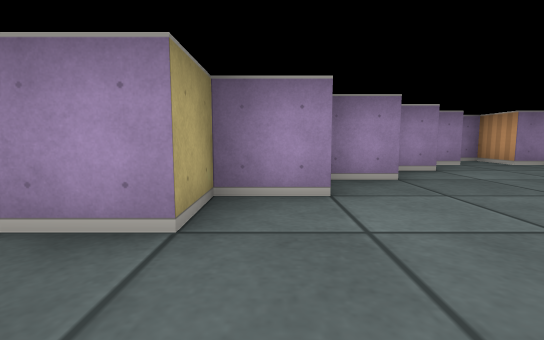
view 1 (above)

24 first-person views from a walk through a cub3D level. The camera is about half as high as the walls, tilts 6° down and sees 85° across. The floor is counted in squares. Each view is taken from the middle of a square. On the plan, view 1 faces up. The plan holds only what a view shows up to about 9 squares ahead; the rest is blank.

view 2
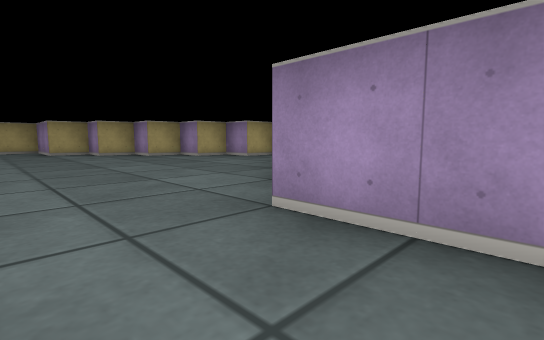

view 3
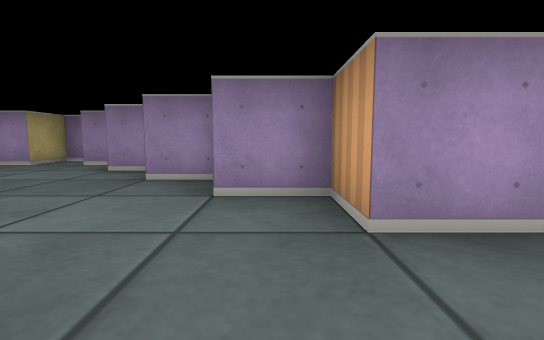

view 4
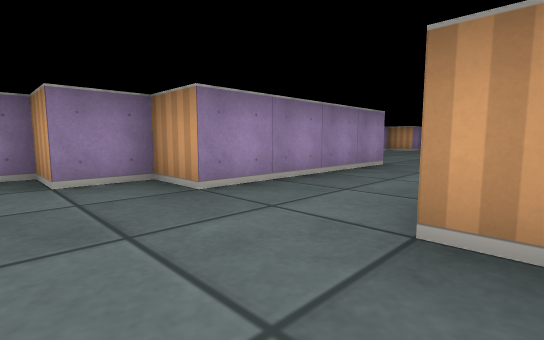

view 5
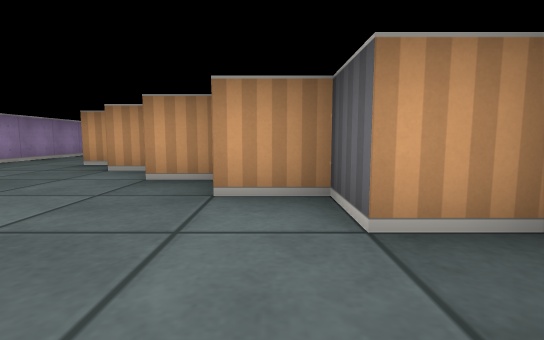

view 6
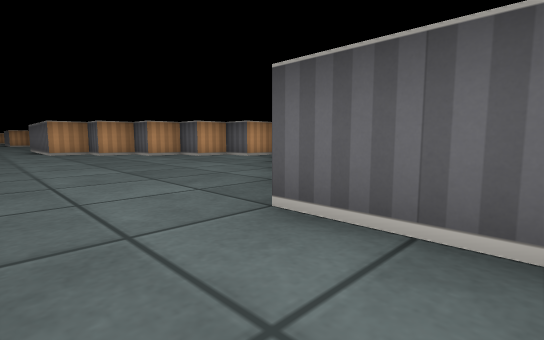

view 7
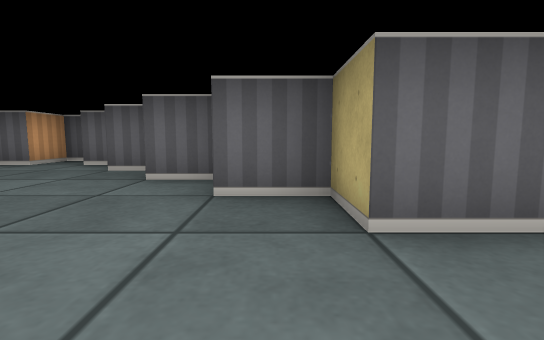

view 8
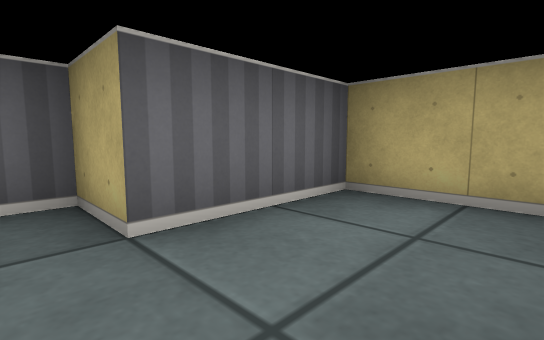

view 9
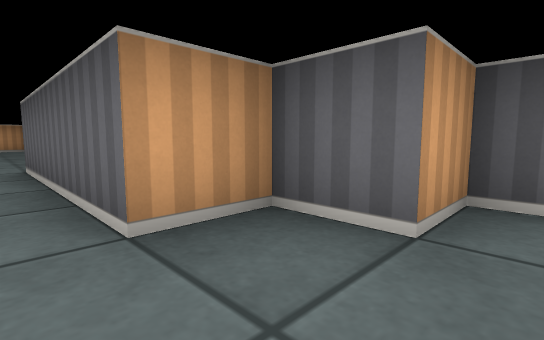

view 10
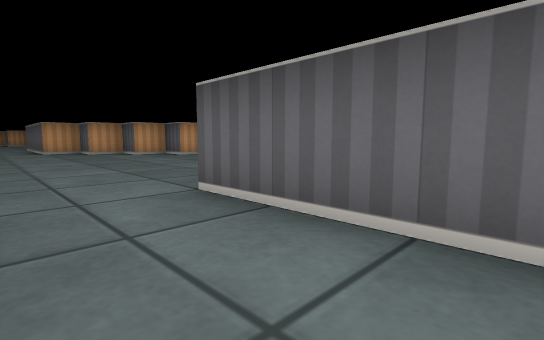

view 11
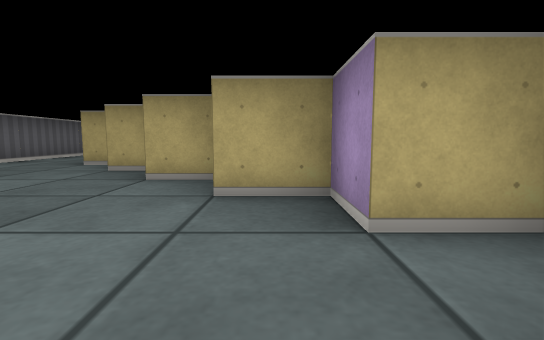

view 12
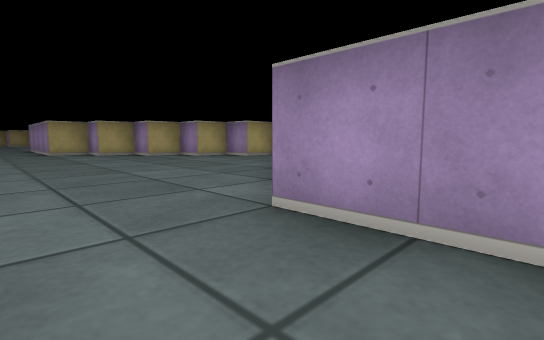

view 13
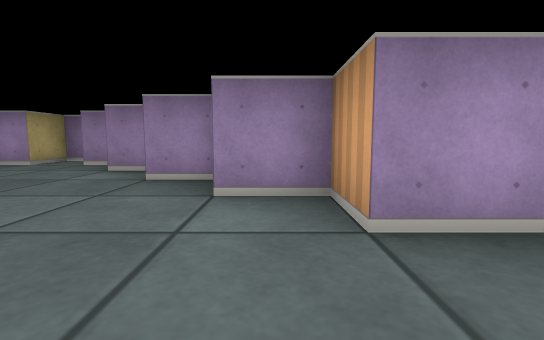

view 14
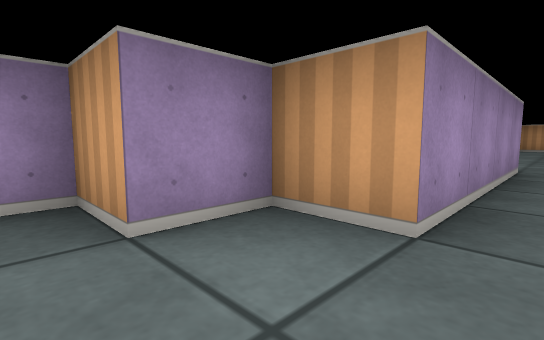

view 15
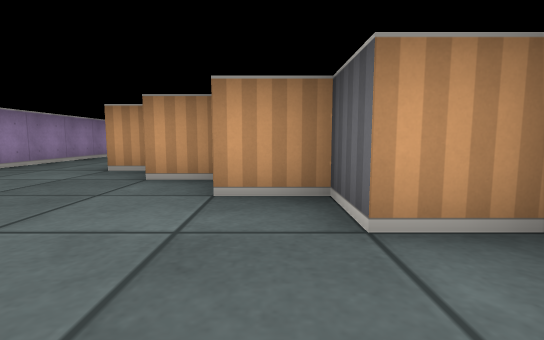

view 16
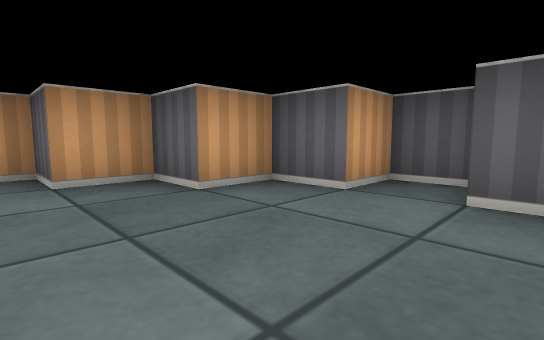

view 17
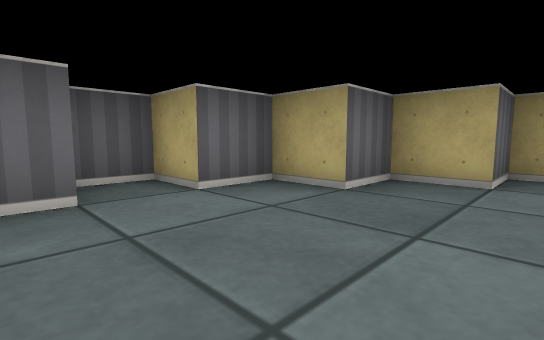

view 18
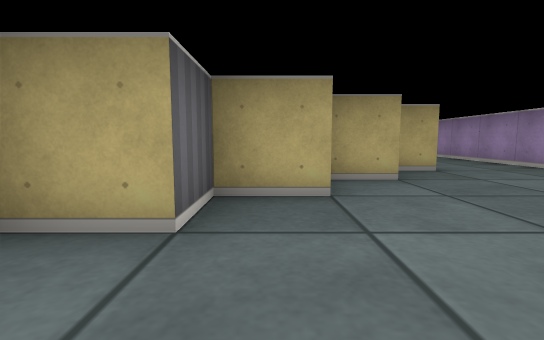

view 19
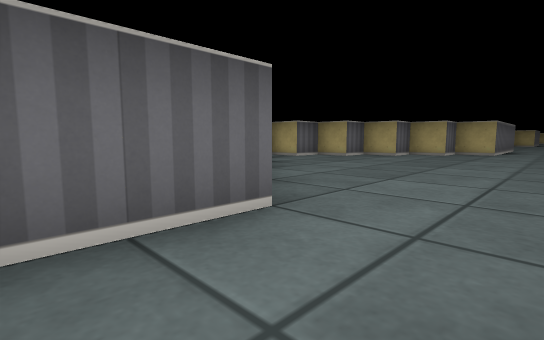

view 20
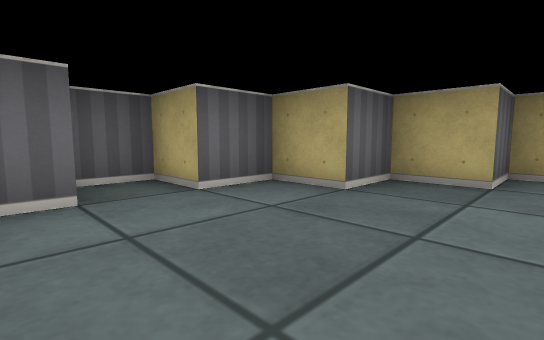

view 21
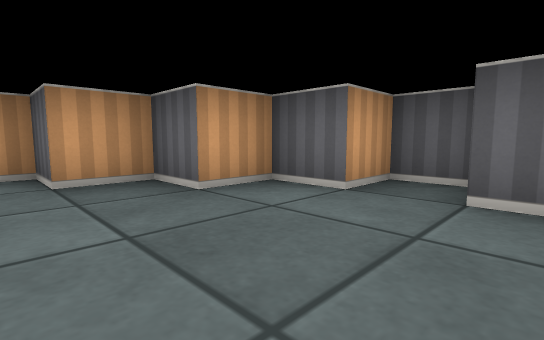

view 22
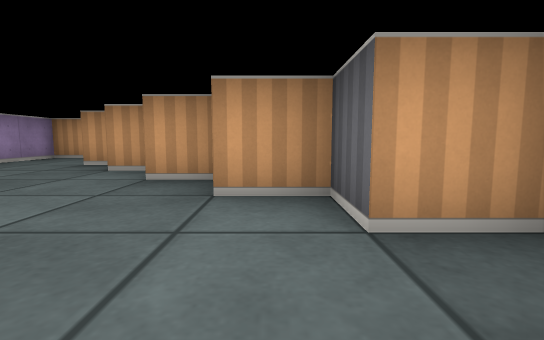

view 23
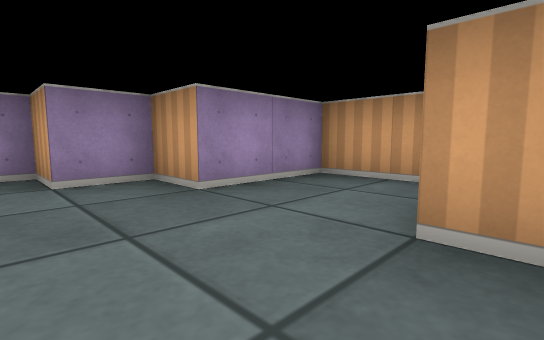

view 24
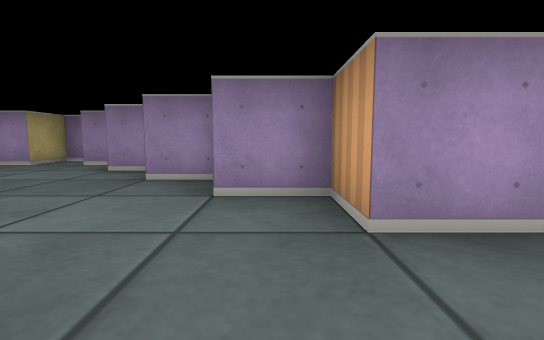

### Floor plan
Key: @ floor where view 1 was taken; # wall or solid block; . floor.
Columns run from 3 left of view 1 to 37 right of it. Each row starts with its distance up from view 1.
  7       ###          ###          ###
  6      ##.##        ##.##         #.##
  5     ##...##      ##...##        ...##
  4    ##.....##    ##.....##        ...##
  3   ##.......##  ##.......##        ...##
  2   #.........####.........####.........###
  1 #.......................................#
  0 #..@....................................#
 -1 ###.........####.........#  #.........###
 -2   ##.......##  ##.......##  ##.......##
 -3    ##.....##    ##.....##    ##.....##
 -4     ##...##      ##...##      ##...##
 -5      ##.##        ##.##        ##.##
 -6       ###          ###          ###

Where each view was taken, in squares from view 1:
view 1: 0 up, 0 right, facing up
view 2: 0 up, 10 right, facing up-left
view 3: 0 up, 8 right, facing up
view 4: 1 down, 7 right, facing up-right
view 5: 4 down, 3 right, facing right
view 6: 1 up, 2 left, facing down-right
view 7: 1 up, 0 right, facing down
view 8: 1 up, 0 right, facing down-left
view 9: 0 up, 7 right, facing down-right
view 10: 1 up, 10 right, facing down-right
view 11: 5 up, 18 right, facing left
view 12: 0 up, 23 right, facing up-left
view 13: 0 up, 21 right, facing up
view 14: 1 up, 20 right, facing up-right
view 15: 3 down, 17 right, facing right
view 16: 2 down, 16 right, facing down-right
view 17: 2 down, 18 right, facing down-left
view 18: 3 down, 30 right, facing left
view 19: 1 up, 36 right, facing down-left
view 20: 2 down, 31 right, facing down-left
view 21: 2 down, 29 right, facing down-right
view 22: 4 down, 29 right, facing right
view 23: 1 down, 33 right, facing up-right
view 24: 0 up, 34 right, facing up
